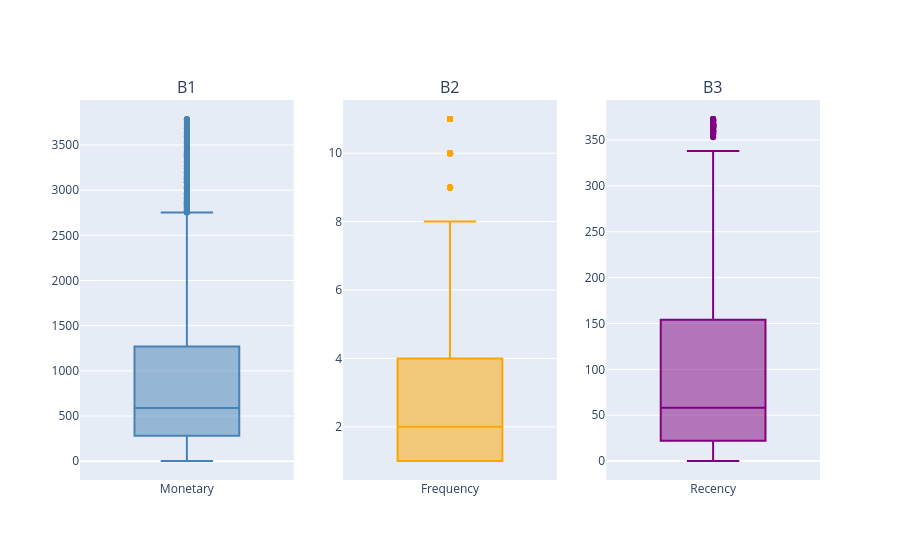

The notebook cell saved with this chart:
### Code cell
fig = make_subplots(rows=1, cols=3,subplot_titles=('B1','B2','B3'))
fig.add_trace(
    go.Box(y=non_outliers['MonetaryValue'], name="Monetary", marker_color="steelblue")
    ,row=1, col=1
)
fig.add_trace(
    go.Box(y=non_outliers['Frequency'], name="Frequency", marker_color="orange")
    ,row=1, col=2
)
fig.add_trace(
    go.Box(y=non_outliers['Recency'], name="Recency", marker_color="purple")
    ,row=1, col=3
)
fig.update_layout(showlegend=False)
fig.show()

### Figure 1 — Plotly figure (JSON) as saved in the notebook; plotly's stock layout.template omitted (floating-point values rounded to 4 significant figures; data arrays with more than 128 entries replaced by an {"elided": "..."} marker saying what was removed)
{"data": [{"marker": {"color": "steelblue"}, "name": "Monetary", "type": "box", "xaxis": "x", "y": {"elided": "3809 float values"}, "yaxis": "y"}, {"marker": {"color": "orange"}, "name": "Frequency", "type": "box", "xaxis": "x2", "y": {"elided": "3809 int values"}, "yaxis": "y2"}, {"marker": {"color": "purple"}, "name": "Recency", "type": "box", "xaxis": "x3", "y": {"elided": "3809 int values"}, "yaxis": "y3"}], "layout": {"annotations": [{"font": {"size": 16}, "showarrow": false, "text": "B1", "x": 0.1444, "xanchor": "center", "xref": "paper", "y": 1, "yanchor": "bottom", "yref": "paper"}, {"font": {"size": 16}, "showarrow": false, "text": "B2", "x": 0.5, "xanchor": "center", "xref": "paper", "y": 1, "yanchor": "bottom", "yref": "paper"}, {"font": {"size": 16}, "showarrow": false, "text": "B3", "x": 0.8556, "xanchor": "center", "xref": "paper", "y": 1, "yanchor": "bottom", "yref": "paper"}], "showlegend": false, "xaxis": {"anchor": "y", "domain": [0, 0.2889]}, "xaxis2": {"anchor": "y2", "domain": [0.3556, 0.6444]}, "xaxis3": {"anchor": "y3", "domain": [0.7111, 1]}, "yaxis": {"anchor": "x", "domain": [0, 1]}, "yaxis2": {"anchor": "x2", "domain": [0, 1]}, "yaxis3": {"anchor": "x3", "domain": [0, 1]}}}
